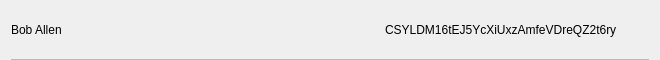
<?xml version="1.0" encoding="UTF-8"?>
<ui version="4.0">
 <class>AddressLabelRow</class>
 <widget class="QWidget" name="AddressLabelRow">
  <property name="geometry">
   <rect>
    <x>0</x>
    <y>0</y>
    <width>660</width>
    <height>60</height>
   </rect>
  </property>
  <property name="minimumSize">
   <size>
    <width>0</width>
    <height>60</height>
   </size>
  </property>
  <property name="windowTitle">
   <string>Form</string>
  </property>
  <layout class="QVBoxLayout" name="verticalLayout">
   <property name="spacing">
    <number>0</number>
   </property>
   <property name="topMargin">
    <number>0</number>
   </property>
   <property name="bottomMargin">
    <number>0</number>
   </property>
   <item>
    <widget class="QWidget" name="rowContainer" native="true">
     <property name="styleSheet">
      <string notr="true"/>
     </property>
     <layout class="QHBoxLayout" name="horizontalLayout">
      <property name="spacing">
       <number>0</number>
      </property>
      <property name="leftMargin">
       <number>0</number>
      </property>
      <property name="topMargin">
       <number>0</number>
      </property>
      <property name="rightMargin">
       <number>0</number>
      </property>
      <property name="bottomMargin">
       <number>0</number>
      </property>
      <item>
       <widget class="QLabel" name="lblLabel">
        <property name="styleSheet">
         <string notr="true"/>
        </property>
        <property name="text">
         <string>Bob Allen</string>
        </property>
       </widget>
      </item>
      <item>
       <spacer name="horizontalSpacer">
        <property name="orientation">
         <enum>Qt::Horizontal</enum>
        </property>
        <property name="sizeHint" stdset="0">
         <size>
          <width>40</width>
          <height>20</height>
         </size>
        </property>
       </spacer>
      </item>
      <item>
       <widget class="QLabel" name="lblAddress">
        <property name="styleSheet">
         <string notr="true"/>
        </property>
        <property name="text">
         <string>CSYLDM16tEJ5YcXiUxzAmfeVDreQZ2t6ry</string>
        </property>
       </widget>
      </item>
      <item>
       <widget class="QPushButton" name="btnMenu">
        <property name="styleSheet">
         <string notr="true">border:none; background-color:transparent;</string>
        </property>
        <property name="text">
         <string/>
        </property>
        <property name="icon">
         <iconset resource="resource.qrc">
          <normaloff>://ic-menu-hover</normaloff>://ic-menu-hover</iconset>
        </property>
        <property name="iconSize">
         <size>
          <width>24</width>
          <height>24</height>
         </size>
        </property>
       </widget>
      </item>
     </layout>
    </widget>
   </item>
   <item>
    <widget class="QLabel" name="lblDivisory">
     <property name="minimumSize">
      <size>
       <width>0</width>
       <height>1</height>
      </size>
     </property>
     <property name="maximumSize">
      <size>
       <width>16777215</width>
       <height>1</height>
      </size>
     </property>
     <property name="styleSheet">
      <string notr="true">background-color:#bababa;</string>
     </property>
     <property name="text">
      <string/>
     </property>
     <property name="alignment">
      <set>Qt::AlignBottom|Qt::AlignLeading|Qt::AlignLeft</set>
     </property>
    </widget>
   </item>
  </layout>
 </widget>
 <resources>
  <include location="resource.qrc"/>
 </resources>
 <connections/>
</ui>
